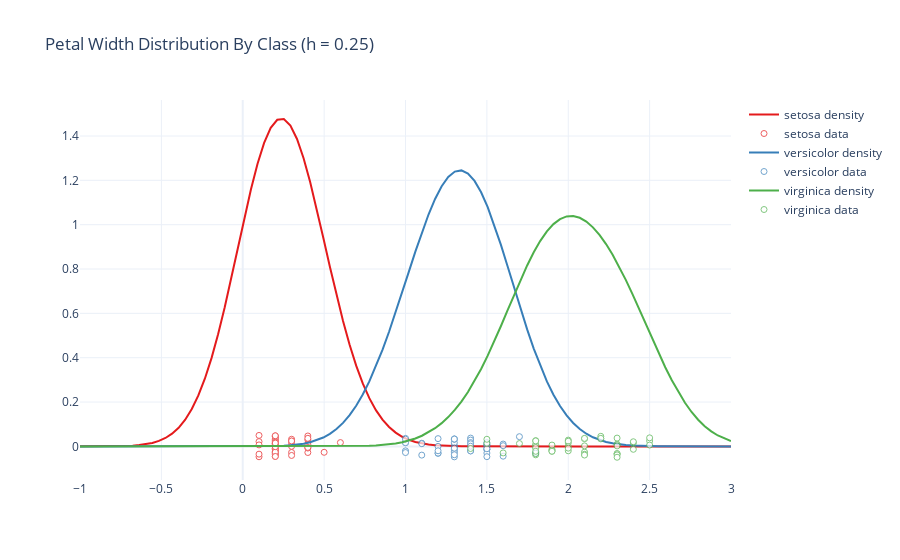

Notebook source saved alongside this figure:
### Code cell
f25 = Parzen.plot1D(raw_data, np.linspace(-1, 3, 100), 3, 0.25, species, color_map)
f25.update_layout(title = "Petal Width Distribution By Class (h = 0.25)")
f25.show()
